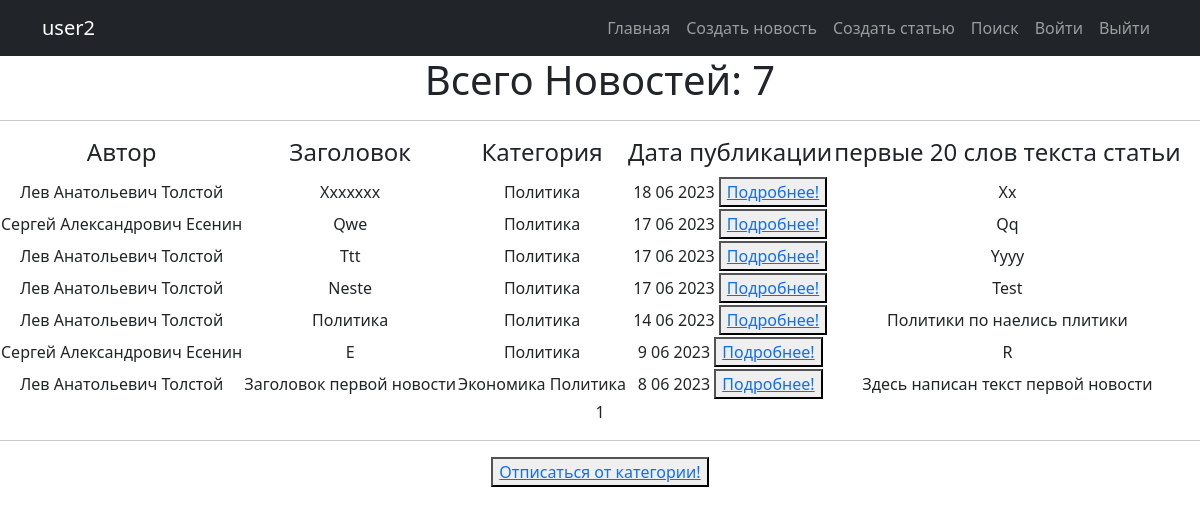
Page /categories/2/ (signed in) on the committed database.
### news/models.py (models this page shows, shortened)
class Post(models.Model):
    objects = None
    article = 'AR'
    news = 'NE'
    POST = [
        (news, 'Новость'),
        (article, 'Статья')
    ]
    title = models.TextField(max_length=50)
    author = models.ForeignKey(Author, on_delete=models.CASCADE)
    time_in_comment = models.DateTimeField(auto_now_add=True)  #default=django.utils.timezone.now
    choice_title = models.CharField(max_length=2, choices=POST)
    post_text = models.TextField(max_length=500)
    categories = models.ManyToManyField('Category', through='PostCategory')
    rating_post = models.IntegerField(default=0)

class Author(models.Model):
    user_author = models.OneToOneField(User, on_delete=models.CASCADE)
    user_rating = models.IntegerField(default=0)

class Category(models.Model):
    objects = None
    economy = 'EC'
    politician = 'PL'
    worldnews = 'WN'
    hostnews = 'HN'
    sport = 'SP'
    POSITION = [
        (economy, 'Экономика'),
        (politician, 'Политика'),
        (worldnews, 'Мировые новости'),
        (hostnews, 'Местные новости'),
        (sport, 'Спортивные новости')
    ]
    category = models.CharField(max_length=2, choices=POSITION, default='HN', unique=True)
    subscribers = models.ManyToManyField(User, blank=True, related_name='categories')
    def __str__(self):
        return self.get_category_display()

### news/views.py (the view)
# urls.py: path('categories/<int:pk>/', CategoryList.as_view(), name='category_list'),
class CategoryList(LoginRequiredMixin, ListView):
    model = Post,
    template_name = 'news_category.html'
    context_object_name = 'all'
    paginate_by = 10
    def get_queryset(self):
        self.categories = get_object_or_404(Category, id=self.kwargs['pk'])
        queryset = Post.objects.filter(categories=self.categories).order_by('-time_in_comment')
        return queryset
    def get_context_data(self, **kwargs):
        context = super().get_context_data(**kwargs)
        context["is_not_subscriber"] = self.request.user not in self.categories.subscribers.all()
        context['category'] = self.categories
        return context

### news/templatetags/censure.py (called while the page is built)
@register.filter()
def censor(word):
    def multiple_replace(texts, replace_value):
        for i, j in replace_value.items():
            texts = texts.lower().replace(i, j)
        return texts
    replace_values = {'модели': 'м*****',
                      'джигурда': 'д*******',
                      'однако': 'о*****',
                      'директор': 'д*******',
                      'повтор': 'п*****'
                      }
    word = multiple_replace(word, replace_values)
    return word.capitalize()

### templates/news_category.html (shortened to what this page needs)
{% extends 'flatpages/default.html' %}
{% load custom_tags %}
{% block content %}
{% load censure %}
    <h1>Всего Новостей: {{ all |length }} </h1>
    <hr>
    {% if all %}
        <table >
            <tr>
                <td><h4>Автор</h4></td>
                <td><h4>Заголовок</h4></td>
                <td><h4>Категория</h4></td>
                <td><h4>Дата публикации</h4></td>
                <td><h4>первые 20 слов текста статьи</h4></td>
            </tr>
            {% for news in all %}
            <tr>
                <td>{{ news.author.user_author.first_name }}</td>
                <td>{{ news.title | censor }}</td>
                <td>{%  for category in news.categories.all %}
                        {{category}}
                    {% endfor %}</td>
                <td>{{ news.time_in_comment |date:'j m Y'  }}
                        <button> <a href="/{{news.id}}"> Подробнее!</a> </button>
                </td>
                <td>{{ news.post_text |truncatewords:20 | censor }}</td>
            </tr>
            {% endfor %}
        </table>
    {% else %}
        <h2>Новостей нет!</h2>
    {% endif %}
   {{ page_obj.number }}
<hr>
{% if not is_not_subscriber %}
<button> <a href="unsubscribe"> Отписаться от категории!</a></button>
    {% endif %}
{% endblock content %}

### templates/flatpages/default.html (shortened to what this page needs)
<!DOCTYPE html>
<html lang="en">
    <head>
        {% load static %}
        <link href="{% static 'css/styles.css' %}" rel="stylesheet" />
    </head>
    <body id="page-top">
        <nav class="navbar navbar-expand-lg navbar-dark bg-dark static-top">
            <div class="container">
                <a class="navbar-brand" href="#page-top">{{request.user.username}}</a>
                <div class="collapse navbar-collapse" id="navbarResponsive">
                    <ul class="navbar-nav ms-auto">
                        <li class="nav-item active">
                                <a class="nav-link" href="{% url 'post_list' %}">Главная
                            </a>
                        </li>
                        <li class="nav-item">
                            <a class="nav-link" href="/news/create/">Создать новость</a>
                        </li>
                         <li class="nav-item">
                            <a class="nav-link" href="/article/create/">Создать статью</a>
                        </li>
                        <li class="nav-item">
                            <a class="nav-link" href="/news/search/">Поиск</a>
                        </li>
                         <li class="nav-item">
                            <a class="nav-link" href="/accounts/login/">Войти</a>
                        </li>
                         <li class="nav-item">
                            <a class="nav-link" href="/logout/">Выйти</a>
                        </li>
                    </ul>
                </div>
            </div>
        </nav>
       <div class="row">
            <div class="container  text-center">
                <div class="col-lg-12 text-center">
                   {% block content %}{% endblock content %}
               </div>
            </div>
        </div>
    </body>
</html>

### rows in the picture
Post: author.user_author.first_name "Лев Анатольевич Толстой", title|censor "Xxxxxxx", time_in_comment "18 06 2023", post_text|censor "Xx"
Category: category "Политика"
Post: author.user_author.first_name "Сергей Александрович Есенин", title|censor "Qwe", time_in_comment "17 06 2023", post_text|censor "Qq"
Post: author.user_author.first_name "Лев Анатольевич Толстой", title|censor "Ttt", time_in_comment "17 06 2023", post_text|censor "Yyyy"
Post: author.user_author.first_name "Лев Анатольевич Толстой", title|censor "Neste", time_in_comment "17 06 2023", post_text|censor "Test"
Post: author.user_author.first_name "Лев Анатольевич Толстой", title|censor "Политика", time_in_comment "14 06 2023", post_text|censor "Политики по наелись плитики"
Post: author.user_author.first_name "Сергей Александрович Есенин", title|censor "E", time_in_comment "9 06 2023", post_text|censor "R"
Post: author.user_author.first_name "Лев Анатольевич Толстой", title|censor "Заголовок первой новости", time_in_comment "8 06 2023", post_text|censor "Здесь написан текст первой новости"
Category: category "Экономика"

### other values in the picture
{{ request.user.username }} "user2"
{{ all |length }} "7"
{{ page_obj.number }} "1"
